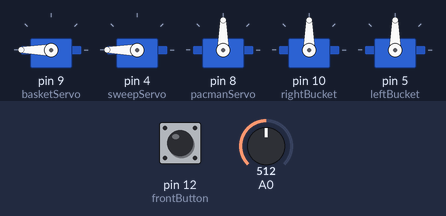
Simulated run of this sketch. Board: Arduino Uno, built with avr-gcc and run on an emulated ATmega328P. Shown: 5 × servo. The test bench sets the inputs (shaded band); at power-on: pin 12 (frontButton) LOW, A0 = 512. What the sketch prints to the serial monitor is not drawn.

Above: at 1.7 s.
1.8 s: pin 12 (frontButton) pulled HIGH for 1 s
At 3.9 s:
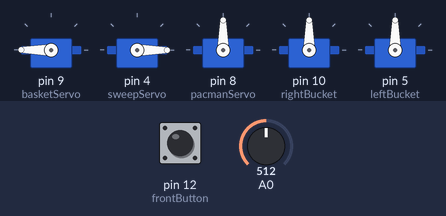
At 8.6 s:
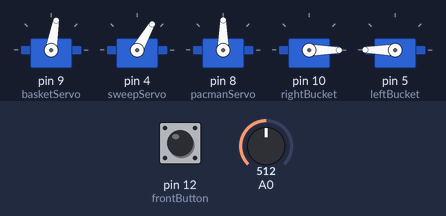
8.7 s: A0 set to 122
11.7 s: A0 set to 152
At 15.5 s:
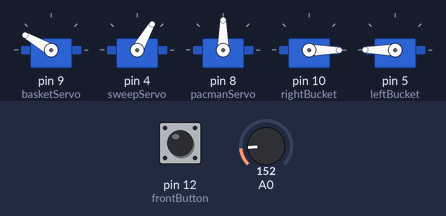
17.7 s: A0 set to 40
20.7 s: A0 set to 351
At 22.4 s:
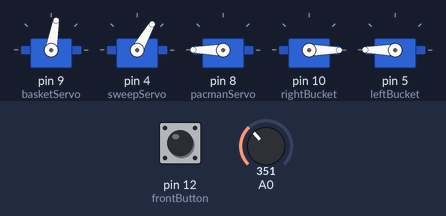
23.7 s: A0 set to 382
Timing chart, 0 to 26.7 s (numbered marks = the images above; inputs shaded):
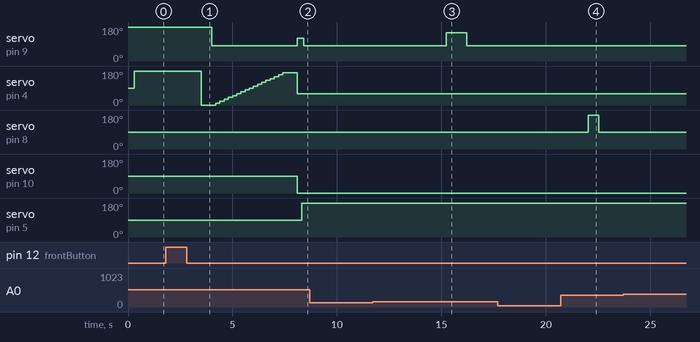

The sketch:

Milestone4.ino
```cpp
/*
 * @author: Jack Noyes
 * @date:   10/2/24
 * @breif: Gets one piece into the opposite rail
 */

/* Includes */

#include <Servo.h>

/* Pin Setup (Constant) */

const int leftA         = 2;   // Left Motor A pin
const int leftB         = 3;   // Left Motor B pin
const int rightA        = 6;  // Right Motor A pin
const int rightB        = 7;  // Right Motor B pin


const int frontButton   = 12;

const int lightSensor   = A0;

const int totalReads    = 20;

Servo basketServo;
Servo sweepServo;
Servo pacmanServo;
Servo leftBucket;
Servo rightBucket;

// Variables

int state = 0;            // variable to hold current state
unsigned long startTime;  // will store the time the state was setup
int count = 0;
int sensorValue = 0;
long avg;

void setup() {
  // put your setup code here, to run once:
  Serial.begin(9600);
  //Servo attaching

  basketServo.attach(9);
  sweepServo.attach(4);
  pacmanServo.attach(8);
  rightBucket.attach(10);
  leftBucket.attach(5);

  // geting servos in the correct position
  basketServo.write(180);
  delay(200);
  pacmanServo.write(90);
  delay(100);
  sweepServo.write(180);

  delay(200);


  //show off buttonS

  state1Setup();

}

void loop() {
  // put your main code here, to run repeatedly:
  switch (state){
    case 1:
      state1();
      Serial.println("IN STATE 1");
      break;
    case 2:
      state2();
      Serial.println("IN STATE 2");
      break;
    case 3:
      state3();
      Serial.println("IN STATE 3");
      break;
    deafult:
      break;

  }
}
```

motorFunctions.ino
```cpp
 //  Never change these functions
//  If they have the reversed outcome rewire the platform
//  Do not re-write these functions
void platformForward()
{
  leftForward();
  rightForward();
}
void platformBackward()
{
  leftBackward();
  rightBackward();
}
void platformStop()
{
  leftStop();
  rightStop();
}
void platformSpinLeft()
{
  rightBackward(); //CHANGE THIS
  leftForward();
}
void platformSpinRight()
{
  leftBackward(); //CHANGE THIS
  rightForward();
}
//left
void leftForward()
{
      digitalWrite(leftA, HIGH);
      Serial.print("IN HERE");
      digitalWrite(leftB, LOW);
}
void leftBackward()
{
      digitalWrite(leftA, LOW);
      digitalWrite(leftB, HIGH);
}

void leftStop()
{
      digitalWrite(leftA, LOW);
      digitalWrite(leftB, LOW);
}
//right
void rightForward()
{
      digitalWrite(rightA, HIGH);
      digitalWrite(rightB, LOW);
}
void rightBackward()
{
      digitalWrite(rightA, LOW);
      digitalWrite(rightB, HIGH);
}

void rightStop()
{
      digitalWrite(rightA, LOW);
      digitalWrite(rightB, LOW);
}
```

state1.ino
```cpp
void state1Setup(){
  state = 1;
  count = 0;

}

void state1(){
  // If button pressed green LED will turn on for one second then stops
  Serial.print(digitalRead(frontButton));
  if(digitalRead(frontButton) == HIGH){

    delay(1000);
    sweepServo.write(0);
    delay(500);
    basketServo.write(90);

    state2Setup();
  // While waiting for a button press blink a red light
  }else{
    delay(500);

    delay(500);

  }
}
```

state2.ino
```cpp
void state2Setup() {
  state = 2;
  count = 0;
  basketServo.write(80);
  sweepServo.write(60);
}
/*
 *@breif This state will move the basket into the right position and sweep the pieces in.
 *
 *
 */
void state2() {
  //sweeps the arm to the basket
  for (int i = 0; i < 180; i = i + 10) {
    sweepServo.write(i);
    delay(200);
  }

  delay(500);
  sweepServo.write(60);

  basketServo.write(120);

  state3Setup();
}
```

state3.ino
```cpp
void state3Setup() {
  state = 3;
  startTime = millis();

  rightBucket.write(0);
  delay(200);
  leftBucket.write(180);
}

void state3() {

  // read the sensor 3 times then average it and make decision based on that
  if (millis() - startTime >= 300) {
    basketServo.write(80);
    startTime = millis();
    Serial.println(analogRead(A0));
    sensorValue += analogRead(A0);

    count++;
  }

  if (count >= totalReads) {
    count = 0;
    avg = sensorValue / totalReads;
    Serial.print("AVG : ");
    Serial.print(avg);
    Serial.println("");
    if (avg > 10 && avg < 50) {
      sensorValue = 0;
      digitalWrite(11, HIGH);
      pacmanServo.write(0);
      delay(500);
      pacmanServo.write(90);
      delay(1000);
      digitalWrite(11, LOW);
    }

    if(avg > 50 && avg < 150){
      sensorValue = 0;
      digitalWrite(12, HIGH);
      pacmanServo.write(180);
      delay(500);
      pacmanServo.write(90);
      delay(1000);
      digitalWrite(12, LOW);
    }

    else {
      sensorValue = 0;
      delay(500);
      basketServo.write(80);
      delay(500);
      basketServo.write(150);
      delay(1000);
    }
  }

}
```

Measured:
- after the input at 1.8 s, servo on pin 9 (basketServo): 180° → 80° after 2.2 s, → 120° 4.1 s later, → 80° 0.31 s later; servo on pin 4 (sweepServo): 180° → 0° after 1.7 s, → 10° 0.70 s later, → 20° 0.20 s later, → 30° 0.20 s later, … (19 changes in this stretch)
- after the input at 8.7 s, every drawn part: stays the same
- after the input at 11.7 s, servo on pin 9 (basketServo): 80° → 150° after 3.5 s, → 80° 1.0 s later; servo on pin 8 (pacmanServo): stays 90° (without the input it goes to 180° after 2.5 s)
- after the input at 17.7 s, every drawn part: stays the same
- after the input at 23.7 s, every drawn part: stays the same
